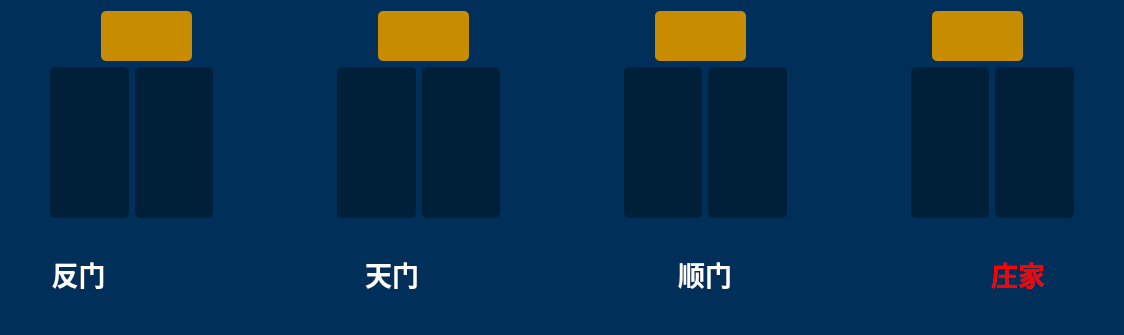
<?xml version="1.0" encoding="UTF-8"?>
<ui version="4.0">
 <class>MRoomCard</class>
 <widget class="QWidget" name="MRoomCard">
  <property name="geometry">
   <rect>
    <x>0</x>
    <y>0</y>
    <width>1124</width>
    <height>335</height>
   </rect>
  </property>
  <property name="windowTitle">
   <string>Form</string>
  </property>
  <property name="styleSheet">
   <string notr="true">background-color: rgb(0, 48, 90);</string>
  </property>
  <layout class="QVBoxLayout" name="verticalLayout" stretch="1,3,2">
   <item>
    <layout class="QHBoxLayout" name="horizontalLayout" stretch="2,2,4,2,4,2,4,2,2">
     <item>
      <spacer name="horizontalSpacer_12">
       <property name="orientation">
        <enum>Qt::Horizontal</enum>
       </property>
       <property name="sizeHint" stdset="0">
        <size>
         <width>40</width>
         <height>20</height>
        </size>
       </property>
      </spacer>
     </item>
     <item>
      <widget class="QLabel" name="xian3_result">
       <property name="font">
        <font>
         <pointsize>22</pointsize>
        </font>
       </property>
       <property name="styleSheet">
        <string notr="true">border-radius:5px;
background-color: rgb(200, 140, 0);</string>
       </property>
       <property name="text">
        <string/>
       </property>
       <property name="alignment">
        <set>Qt::AlignCenter</set>
       </property>
      </widget>
     </item>
     <item>
      <spacer name="horizontalSpacer_9">
       <property name="orientation">
        <enum>Qt::Horizontal</enum>
       </property>
       <property name="sizeHint" stdset="0">
        <size>
         <width>40</width>
         <height>20</height>
        </size>
       </property>
      </spacer>
     </item>
     <item>
      <widget class="QLabel" name="xian2_result">
       <property name="font">
        <font>
         <pointsize>22</pointsize>
        </font>
       </property>
       <property name="styleSheet">
        <string notr="true">border-radius:5px;
background-color: rgb(200, 140, 0);</string>
       </property>
       <property name="text">
        <string/>
       </property>
       <property name="alignment">
        <set>Qt::AlignCenter</set>
       </property>
      </widget>
     </item>
     <item>
      <spacer name="horizontalSpacer_10">
       <property name="orientation">
        <enum>Qt::Horizontal</enum>
       </property>
       <property name="sizeHint" stdset="0">
        <size>
         <width>40</width>
         <height>20</height>
        </size>
       </property>
      </spacer>
     </item>
     <item>
      <widget class="QLabel" name="xian1_result">
       <property name="font">
        <font>
         <pointsize>22</pointsize>
        </font>
       </property>
       <property name="styleSheet">
        <string notr="true">border-radius:5px;
background-color: rgb(200, 140, 0);</string>
       </property>
       <property name="text">
        <string/>
       </property>
       <property name="alignment">
        <set>Qt::AlignCenter</set>
       </property>
      </widget>
     </item>
     <item>
      <spacer name="horizontalSpacer_11">
       <property name="orientation">
        <enum>Qt::Horizontal</enum>
       </property>
       <property name="sizeHint" stdset="0">
        <size>
         <width>40</width>
         <height>20</height>
        </size>
       </property>
      </spacer>
     </item>
     <item>
      <widget class="QLabel" name="zhuang_result">
       <property name="font">
        <font>
         <pointsize>22</pointsize>
        </font>
       </property>
       <property name="styleSheet">
        <string notr="true">border-radius:5px;
background-color: rgb(200, 140, 0);</string>
       </property>
       <property name="text">
        <string/>
       </property>
       <property name="alignment">
        <set>Qt::AlignCenter</set>
       </property>
      </widget>
     </item>
     <item>
      <spacer name="horizontalSpacer_13">
       <property name="orientation">
        <enum>Qt::Horizontal</enum>
       </property>
       <property name="sizeHint" stdset="0">
        <size>
         <width>40</width>
         <height>20</height>
        </size>
       </property>
      </spacer>
     </item>
    </layout>
   </item>
   <item>
    <layout class="QHBoxLayout" name="horizontalLayout_2" stretch="1,2,2,3,2,2,3,2,2,3,2,2,1">
     <item>
      <spacer name="horizontalSpacer_14">
       <property name="orientation">
        <enum>Qt::Horizontal</enum>
       </property>
       <property name="sizeHint" stdset="0">
        <size>
         <width>40</width>
         <height>20</height>
        </size>
       </property>
      </spacer>
     </item>
     <item>
      <widget class="QLabel" name="three_two_pic">
       <property name="minimumSize">
        <size>
         <width>67</width>
         <height>99</height>
        </size>
       </property>
       <property name="styleSheet">
        <string notr="true">border-radius:5px;
background-color: rgb(0, 32, 57);</string>
       </property>
       <property name="text">
        <string/>
       </property>
      </widget>
     </item>
     <item>
      <widget class="QLabel" name="three_one_pic">
       <property name="minimumSize">
        <size>
         <width>67</width>
         <height>99</height>
        </size>
       </property>
       <property name="styleSheet">
        <string notr="true">border-radius:5px;
background-color: rgb(0, 32, 57);</string>
       </property>
       <property name="text">
        <string/>
       </property>
      </widget>
     </item>
     <item>
      <spacer name="horizontalSpacer">
       <property name="orientation">
        <enum>Qt::Horizontal</enum>
       </property>
       <property name="sizeHint" stdset="0">
        <size>
         <width>40</width>
         <height>20</height>
        </size>
       </property>
      </spacer>
     </item>
     <item>
      <widget class="QLabel" name="two_two_pic">
       <property name="minimumSize">
        <size>
         <width>67</width>
         <height>99</height>
        </size>
       </property>
       <property name="styleSheet">
        <string notr="true">border-radius:5px;
background-color: rgb(0, 32, 57);</string>
       </property>
       <property name="text">
        <string/>
       </property>
      </widget>
     </item>
     <item>
      <widget class="QLabel" name="two_one_pic">
       <property name="minimumSize">
        <size>
         <width>67</width>
         <height>99</height>
        </size>
       </property>
       <property name="styleSheet">
        <string notr="true">border-radius:5px;
background-color: rgb(0, 32, 57);</string>
       </property>
       <property name="text">
        <string/>
       </property>
      </widget>
     </item>
     <item>
      <spacer name="horizontalSpacer_2">
       <property name="orientation">
        <enum>Qt::Horizontal</enum>
       </property>
       <property name="sizeHint" stdset="0">
        <size>
         <width>40</width>
         <height>20</height>
        </size>
       </property>
      </spacer>
     </item>
     <item>
      <widget class="QLabel" name="one_two_pic">
       <property name="minimumSize">
        <size>
         <width>67</width>
         <height>99</height>
        </size>
       </property>
       <property name="styleSheet">
        <string notr="true">border-radius:5px;
background-color: rgb(0, 32, 57);</string>
       </property>
       <property name="text">
        <string/>
       </property>
      </widget>
     </item>
     <item>
      <widget class="QLabel" name="one_one_pic">
       <property name="minimumSize">
        <size>
         <width>67</width>
         <height>99</height>
        </size>
       </property>
       <property name="styleSheet">
        <string notr="true">border-radius:5px;
background-color: rgb(0, 32, 57);</string>
       </property>
       <property name="text">
        <string/>
       </property>
      </widget>
     </item>
     <item>
      <spacer name="horizontalSpacer_3">
       <property name="orientation">
        <enum>Qt::Horizontal</enum>
       </property>
       <property name="sizeHint" stdset="0">
        <size>
         <width>40</width>
         <height>20</height>
        </size>
       </property>
      </spacer>
     </item>
     <item>
      <widget class="QLabel" name="zhuang_two_pic">
       <property name="minimumSize">
        <size>
         <width>77</width>
         <height>119</height>
        </size>
       </property>
       <property name="styleSheet">
        <string notr="true">border-radius:5px;
background-color: rgb(0, 32, 57);</string>
       </property>
       <property name="text">
        <string/>
       </property>
      </widget>
     </item>
     <item>
      <widget class="QLabel" name="zhuang_one_pic">
       <property name="minimumSize">
        <size>
         <width>77</width>
         <height>119</height>
        </size>
       </property>
       <property name="styleSheet">
        <string notr="true">border-radius:5px;
background-color: rgb(0, 32, 57);</string>
       </property>
       <property name="text">
        <string/>
       </property>
      </widget>
     </item>
     <item>
      <spacer name="horizontalSpacer_15">
       <property name="orientation">
        <enum>Qt::Horizontal</enum>
       </property>
       <property name="sizeHint" stdset="0">
        <size>
         <width>40</width>
         <height>20</height>
        </size>
       </property>
      </spacer>
     </item>
    </layout>
   </item>
   <item>
    <layout class="QHBoxLayout" name="horizontalLayout_3" stretch="3,9,25,9,25,9,25,9,6">
     <item>
      <spacer name="horizontalSpacer_7">
       <property name="orientation">
        <enum>Qt::Horizontal</enum>
       </property>
       <property name="sizeHint" stdset="0">
        <size>
         <width>40</width>
         <height>20</height>
        </size>
       </property>
      </spacer>
     </item>
     <item>
      <widget class="QLabel" name="label_xian3">
       <property name="font">
        <font>
         <pointsize>20</pointsize>
         <weight>75</weight>
         <bold>true</bold>
        </font>
       </property>
       <property name="styleSheet">
        <string notr="true">color: rgb(255, 255, 255);</string>
       </property>
       <property name="text">
        <string>反门</string>
       </property>
       <property name="alignment">
        <set>Qt::AlignCenter</set>
       </property>
      </widget>
     </item>
     <item>
      <spacer name="horizontalSpacer_4">
       <property name="orientation">
        <enum>Qt::Horizontal</enum>
       </property>
       <property name="sizeHint" stdset="0">
        <size>
         <width>40</width>
         <height>20</height>
        </size>
       </property>
      </spacer>
     </item>
     <item>
      <widget class="QLabel" name="label_xian2">
       <property name="font">
        <font>
         <pointsize>20</pointsize>
         <weight>75</weight>
         <bold>true</bold>
        </font>
       </property>
       <property name="styleSheet">
        <string notr="true">color: rgb(255, 255, 255);</string>
       </property>
       <property name="text">
        <string>天门</string>
       </property>
       <property name="alignment">
        <set>Qt::AlignCenter</set>
       </property>
      </widget>
     </item>
     <item>
      <spacer name="horizontalSpacer_5">
       <property name="orientation">
        <enum>Qt::Horizontal</enum>
       </property>
       <property name="sizeHint" stdset="0">
        <size>
         <width>40</width>
         <height>20</height>
        </size>
       </property>
      </spacer>
     </item>
     <item>
      <widget class="QLabel" name="label_xian1">
       <property name="font">
        <font>
         <pointsize>20</pointsize>
         <weight>75</weight>
         <bold>true</bold>
        </font>
       </property>
       <property name="styleSheet">
        <string notr="true">color: rgb(255, 255, 255);</string>
       </property>
       <property name="text">
        <string>顺门</string>
       </property>
       <property name="alignment">
        <set>Qt::AlignCenter</set>
       </property>
      </widget>
     </item>
     <item>
      <spacer name="horizontalSpacer_6">
       <property name="orientation">
        <enum>Qt::Horizontal</enum>
       </property>
       <property name="sizeHint" stdset="0">
        <size>
         <width>40</width>
         <height>20</height>
        </size>
       </property>
      </spacer>
     </item>
     <item>
      <widget class="QLabel" name="label_zhuang">
       <property name="font">
        <font>
         <pointsize>20</pointsize>
         <weight>75</weight>
         <bold>true</bold>
        </font>
       </property>
       <property name="styleSheet">
        <string notr="true">color: rgb(255, 0, 0);</string>
       </property>
       <property name="text">
        <string>庄家</string>
       </property>
       <property name="alignment">
        <set>Qt::AlignCenter</set>
       </property>
      </widget>
     </item>
     <item>
      <spacer name="horizontalSpacer_8">
       <property name="orientation">
        <enum>Qt::Horizontal</enum>
       </property>
       <property name="sizeHint" stdset="0">
        <size>
         <width>40</width>
         <height>20</height>
        </size>
       </property>
      </spacer>
     </item>
    </layout>
   </item>
  </layout>
 </widget>
 <resources/>
 <connections/>
</ui>
